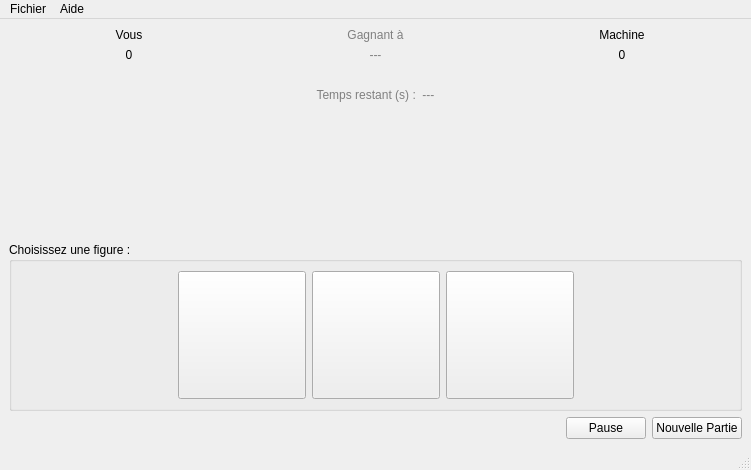
<?xml version="1.0" encoding="UTF-8"?>
<ui version="4.0">
 <class>ChifoumiVue</class>
 <widget class="QMainWindow" name="ChifoumiVue">
  <property name="geometry">
   <rect>
    <x>0</x>
    <y>0</y>
    <width>751</width>
    <height>470</height>
   </rect>
  </property>
  <property name="windowTitle">
   <string>ChifoumiVue</string>
  </property>
  <widget class="QWidget" name="centralwidget">
   <layout class="QHBoxLayout" name="horizontalLayout_3">
    <item>
     <layout class="QVBoxLayout" name="verticalLayout">
      <item>
       <layout class="QGridLayout" name="gridLayout">
        <item row="0" column="1">
         <widget class="QLabel" name="label">
          <property name="styleSheet">
           <string notr="true">color : grey;</string>
          </property>
          <property name="text">
           <string>Gagnant à</string>
          </property>
          <property name="alignment">
           <set>Qt::AlignCenter</set>
          </property>
         </widget>
        </item>
        <item row="0" column="0">
         <widget class="QLabel" name="lNomJoueur">
          <property name="text">
           <string>Vous</string>
          </property>
          <property name="alignment">
           <set>Qt::AlignCenter</set>
          </property>
         </widget>
        </item>
        <item row="1" column="2">
         <widget class="QLabel" name="lScoreMachine">
          <property name="text">
           <string>0</string>
          </property>
          <property name="alignment">
           <set>Qt::AlignCenter</set>
          </property>
         </widget>
        </item>
        <item row="2" column="2">
         <widget class="QLabel" name="lCoupMachine">
          <property name="text">
           <string/>
          </property>
          <property name="pixmap">
           <pixmap resource="images_chifoumi.qrc">:/ImagesChifoumi/images/rien_115.png</pixmap>
          </property>
          <property name="alignment">
           <set>Qt::AlignCenter</set>
          </property>
         </widget>
        </item>
        <item row="1" column="0">
         <widget class="QLabel" name="lScoreJoueur">
          <property name="text">
           <string>0</string>
          </property>
          <property name="alignment">
           <set>Qt::AlignCenter</set>
          </property>
         </widget>
        </item>
        <item row="2" column="0">
         <widget class="QLabel" name="lCoupJoueur">
          <property name="text">
           <string/>
          </property>
          <property name="pixmap">
           <pixmap resource="images_chifoumi.qrc">:/ImagesChifoumi/images/rien_115.png</pixmap>
          </property>
          <property name="alignment">
           <set>Qt::AlignCenter</set>
          </property>
         </widget>
        </item>
        <item row="1" column="1">
         <widget class="QLabel" name="lScoreObjectif">
          <property name="styleSheet">
           <string notr="true">color : grey;</string>
          </property>
          <property name="text">
           <string>---</string>
          </property>
          <property name="alignment">
           <set>Qt::AlignCenter</set>
          </property>
         </widget>
        </item>
        <item row="0" column="2">
         <widget class="QLabel" name="lNomMachine">
          <property name="text">
           <string>Machine</string>
          </property>
          <property name="alignment">
           <set>Qt::AlignCenter</set>
          </property>
         </widget>
        </item>
        <item row="2" column="1">
         <layout class="QVBoxLayout" name="verticalLayout_3">
          <item>
           <widget class="QLabel" name="label_5">
            <property name="text">
             <string/>
            </property>
            <property name="pixmap">
             <pixmap resource="images_chifoumi.qrc">:/ImagesChifoumi/images/versus_70.png</pixmap>
            </property>
            <property name="alignment">
             <set>Qt::AlignCenter</set>
            </property>
           </widget>
          </item>
          <item>
           <widget class="QLabel" name="lTempsRestant">
            <property name="styleSheet">
             <string notr="true">color : grey;</string>
            </property>
            <property name="text">
             <string>Temps restant (s) :  ---</string>
            </property>
            <property name="alignment">
             <set>Qt::AlignCenter</set>
            </property>
           </widget>
          </item>
         </layout>
        </item>
       </layout>
      </item>
      <item>
       <spacer name="verticalSpacer">
        <property name="orientation">
         <enum>Qt::Vertical</enum>
        </property>
        <property name="sizeHint" stdset="0">
         <size>
          <width>20</width>
          <height>40</height>
         </size>
        </property>
       </spacer>
      </item>
      <item>
       <widget class="QGroupBox" name="groupBox">
        <property name="title">
         <string>Choisissez une figure :</string>
        </property>
        <layout class="QHBoxLayout" name="horizontalLayout_2">
         <item>
          <spacer name="horizontalSpacer_2">
           <property name="orientation">
            <enum>Qt::Horizontal</enum>
           </property>
           <property name="sizeHint" stdset="0">
            <size>
             <width>40</width>
             <height>20</height>
            </size>
           </property>
          </spacer>
         </item>
         <item>
          <widget class="QPushButton" name="bPierre">
           <property name="enabled">
            <bool>true</bool>
           </property>
           <property name="minimumSize">
            <size>
             <width>128</width>
             <height>128</height>
            </size>
           </property>
           <property name="maximumSize">
            <size>
             <width>128</width>
             <height>128</height>
            </size>
           </property>
           <property name="cursor">
            <cursorShape>PointingHandCursor</cursorShape>
           </property>
           <property name="text">
            <string/>
           </property>
           <property name="icon">
            <iconset resource="images_chifoumi.qrc">
             <normaloff>:/ImagesChifoumi/images/pierre_115.png</normaloff>:/ImagesChifoumi/images/pierre_115.png</iconset>
           </property>
           <property name="iconSize">
            <size>
             <width>128</width>
             <height>128</height>
            </size>
           </property>
          </widget>
         </item>
         <item>
          <widget class="QPushButton" name="bPapier">
           <property name="enabled">
            <bool>true</bool>
           </property>
           <property name="minimumSize">
            <size>
             <width>128</width>
             <height>128</height>
            </size>
           </property>
           <property name="maximumSize">
            <size>
             <width>128</width>
             <height>128</height>
            </size>
           </property>
           <property name="cursor">
            <cursorShape>PointingHandCursor</cursorShape>
           </property>
           <property name="text">
            <string/>
           </property>
           <property name="icon">
            <iconset resource="images_chifoumi.qrc">
             <normaloff>:/ImagesChifoumi/images/papier_115.png</normaloff>:/ImagesChifoumi/images/papier_115.png</iconset>
           </property>
           <property name="iconSize">
            <size>
             <width>128</width>
             <height>128</height>
            </size>
           </property>
          </widget>
         </item>
         <item>
          <widget class="QPushButton" name="bCiseau">
           <property name="enabled">
            <bool>true</bool>
           </property>
           <property name="minimumSize">
            <size>
             <width>128</width>
             <height>128</height>
            </size>
           </property>
           <property name="maximumSize">
            <size>
             <width>128</width>
             <height>128</height>
            </size>
           </property>
           <property name="cursor">
            <cursorShape>PointingHandCursor</cursorShape>
           </property>
           <property name="text">
            <string/>
           </property>
           <property name="icon">
            <iconset resource="images_chifoumi.qrc">
             <normaloff>:/ImagesChifoumi/images/ciseau_115.png</normaloff>:/ImagesChifoumi/images/ciseau_115.png</iconset>
           </property>
           <property name="iconSize">
            <size>
             <width>128</width>
             <height>128</height>
            </size>
           </property>
          </widget>
         </item>
         <item>
          <spacer name="horizontalSpacer_3">
           <property name="orientation">
            <enum>Qt::Horizontal</enum>
           </property>
           <property name="sizeHint" stdset="0">
            <size>
             <width>40</width>
             <height>20</height>
            </size>
           </property>
          </spacer>
         </item>
        </layout>
       </widget>
      </item>
      <item>
       <layout class="QHBoxLayout" name="horizontalLayout">
        <item>
         <spacer name="horizontalSpacer">
          <property name="orientation">
           <enum>Qt::Horizontal</enum>
          </property>
          <property name="sizeHint" stdset="0">
           <size>
            <width>40</width>
            <height>20</height>
           </size>
          </property>
         </spacer>
        </item>
        <item>
         <widget class="QPushButton" name="bPause">
          <property name="text">
           <string>Pause</string>
          </property>
          <property name="checkable">
           <bool>false</bool>
          </property>
         </widget>
        </item>
        <item>
         <widget class="QPushButton" name="bNouvellePartie">
          <property name="text">
           <string>Nouvelle Partie</string>
          </property>
         </widget>
        </item>
       </layout>
      </item>
     </layout>
    </item>
   </layout>
  </widget>
  <widget class="QMenuBar" name="menubar">
   <property name="geometry">
    <rect>
     <x>0</x>
     <y>0</y>
     <width>751</width>
     <height>21</height>
    </rect>
   </property>
   <widget class="QMenu" name="menuFichier">
    <property name="title">
     <string>Fichier</string>
    </property>
    <addaction name="actionQuitter"/>
    <addaction name="actionParametres"/>
   </widget>
   <widget class="QMenu" name="menuAide">
    <property name="title">
     <string>Aide</string>
    </property>
    <addaction name="actionA_propos_de_l_application"/>
   </widget>
   <addaction name="menuFichier"/>
   <addaction name="menuAide"/>
  </widget>
  <widget class="QStatusBar" name="statusbar"/>
  <action name="actionQuitter">
   <property name="text">
    <string>Quitter</string>
   </property>
   <property name="shortcut">
    <string>Alt+F3</string>
   </property>
  </action>
  <action name="actionA_propos_de_l_application">
   <property name="text">
    <string>A propos de l'application</string>
   </property>
   <property name="shortcut">
    <string>F1</string>
   </property>
  </action>
  <action name="actionParametres">
   <property name="text">
    <string>Parametres</string>
   </property>
  </action>
 </widget>
 <resources>
  <include location="images_chifoumi.qrc"/>
 </resources>
 <connections/>
</ui>
